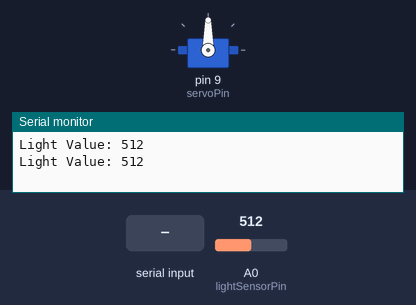
This sketch was run on a simulated Arduino Uno, built with avr-gcc and run on an emulated ATmega328P. Shown: servo, the last lines printed to the serial monitor. Inputs (shaded band) come from the test bench; at power-on: A0 (lightSensorPin) = 512.

Above: at 1.2 s.
1.3 s: A0 (lightSensorPin) set to 210
3.2 s: A0 (lightSensorPin) set to 192
At 5.2 s:
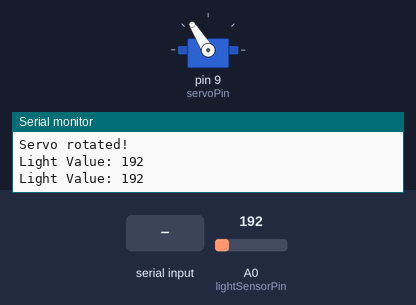
5.5 s: "2\n" received over Serial
At 6.7 s:
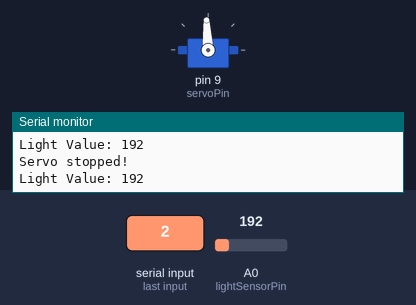
7.5 s: A0 (lightSensorPin) set to 306
At 10.2 s:
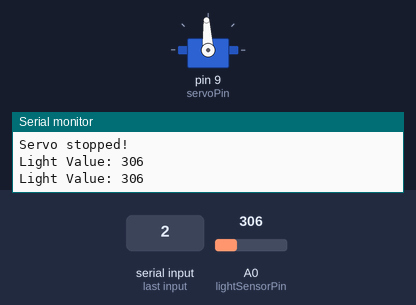
10.5 s: A0 (lightSensorPin) set to 190
At 11.8 s:
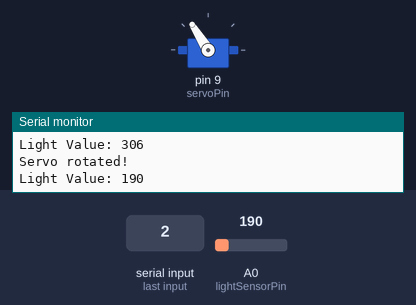
Timing chart, 0 to 13.5 s (numbered marks = the images above; inputs shaded):
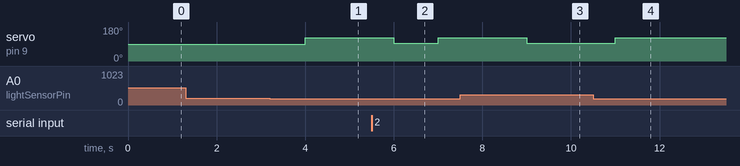

The sketch:

11.ino
```cpp
#include <Servo.h>

const int lightSensorPin = A0; // 조도 센서가 연결된 아날로그 핀 (예: A0)
const int servoPin = 9; // 서보모터가 연결된 디지털 핀 (예: 9)

Servo myServo;
bool isServoActive = false;
unsigned long servoStartTime = 0;
const int servoDuration = 1000;

void setup() {
  pinMode(lightSensorPin, INPUT);
  myServo.attach(servoPin);
  Serial.begin(9600);
}

void loop() {
  int lightValue = analogRead(lightSensorPin);

  if (lightValue < 200) {
    if (!isServoActive) {
      rotateServo();
    }
  } else {
    if (isServoActive) {
      stopServo();
    }
  }

  if (Serial.available() > 0) {
    int command = Serial.parseInt();
    if (command == 1) {
      rotateServo();
    } else if (command == 2) {
      stopServo();
    }
  }

  Serial.print("Light Value: ");
  Serial.println(lightValue);

  delay(1000);
}

void rotateServo() {
  myServo.write(1800);
  isServoActive = true;
  servoStartTime = millis();
  Serial.println("Servo rotated!");
}

void stopServo() {
  myServo.write(1500);
  isServoActive = false;
  Serial.println("Servo stopped!");
}
```

Measured:
- the behaviour switches between 200 and 199 on A0 (lightSensorPin) (found by bisection; images 0 and 1)
- after the input at 3.2 s, servo on pin 9 (servoPin): 90° → 122° after 0.80 s
- after the input at 5.5 s, servo on pin 9 (servoPin): 122° → 93° after 0.50 s, → 122° 1.0 s later
- after the input at 7.5 s, servo on pin 9 (servoPin): 122° → 93° after 1.5 s
- after the input at 10.5 s, servo on pin 9 (servoPin): 93° → 122° after 0.51 s
